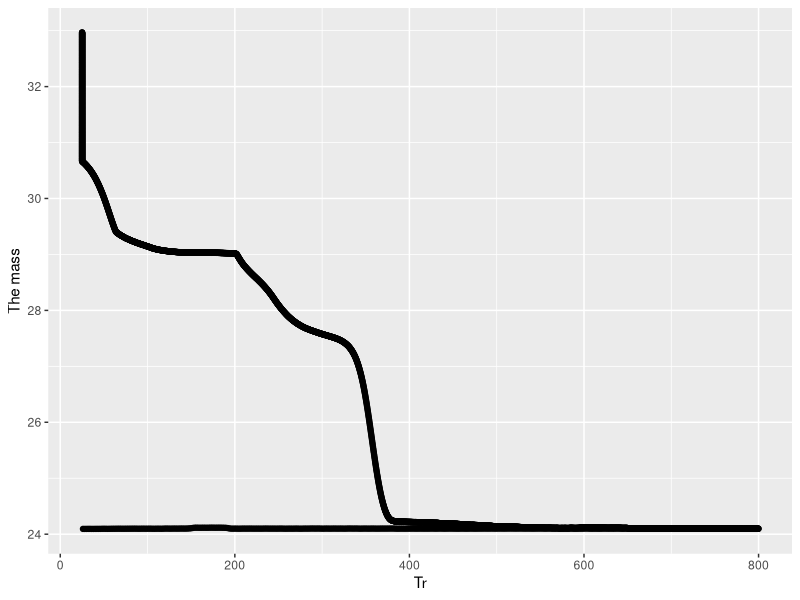
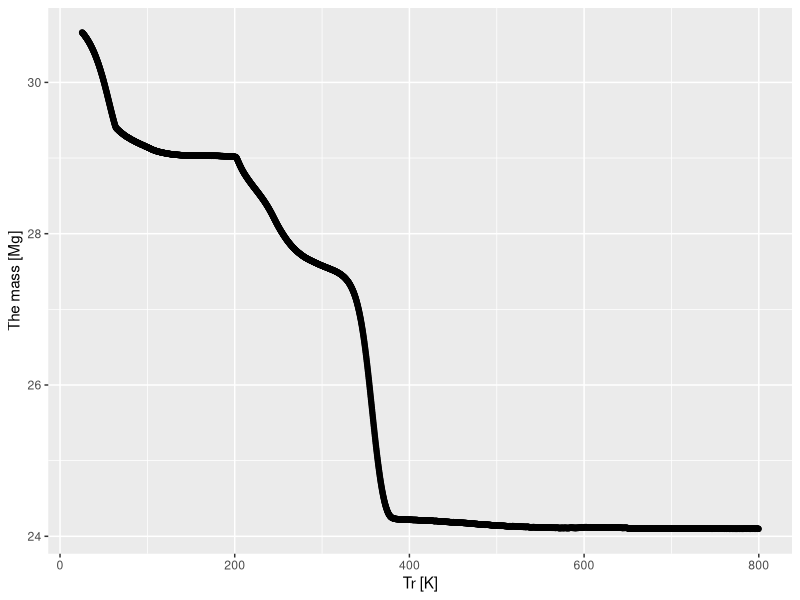

Write the R code that produced these figures, in order.
#1) Load the tidyverse
library(tidyverse)

#2) Download the ATG.txt file
df <- read.table("Data/ATG.txt", 
                 skip = 12,
                 header = FALSE,
                 nrows = 4088
                 )
names(df) <- c("Index", "t", "Ts", "Tr", "Value")

#3) Load into a table
df <- tibble(df)
head(df)
#4) Plot the mass (column Value) as a function of the temperature Tr 
library(ggplot2)
df %>%
  ggplot(aes(x=Tr, y=Value))+
  geom_point()+
  
#Change the axis labels
labs(x="Tr", y="The mass")

#5) Remove data from the temperature decrease
  df <- df %>% subset(t<11100)
  
  #deleting the equal values when Tr=25K
 df <- df %>% filter(Tr>25)
 
#6) Define nice axis labels with the units
labs(x="Tr [c]", y="The mass [Mg]")

#7) convert Celuis to Kalvin
df %>% mutate(Tr=Tr+273)
df %>%
  ggplot(aes(x=Tr, y=Value))+
  geom_point()+
  labs(x="Tr [K]", y="The mass [Mg]")

#8) Write a function returning the derivative ???y/???x given two vectors x and y
dr <- function(x,y) {
  diff(y)/diff(x)
  
}
#9) Add the temperature derivative of the mass reading in a red 
#dashed line in a panel below the previous graph


